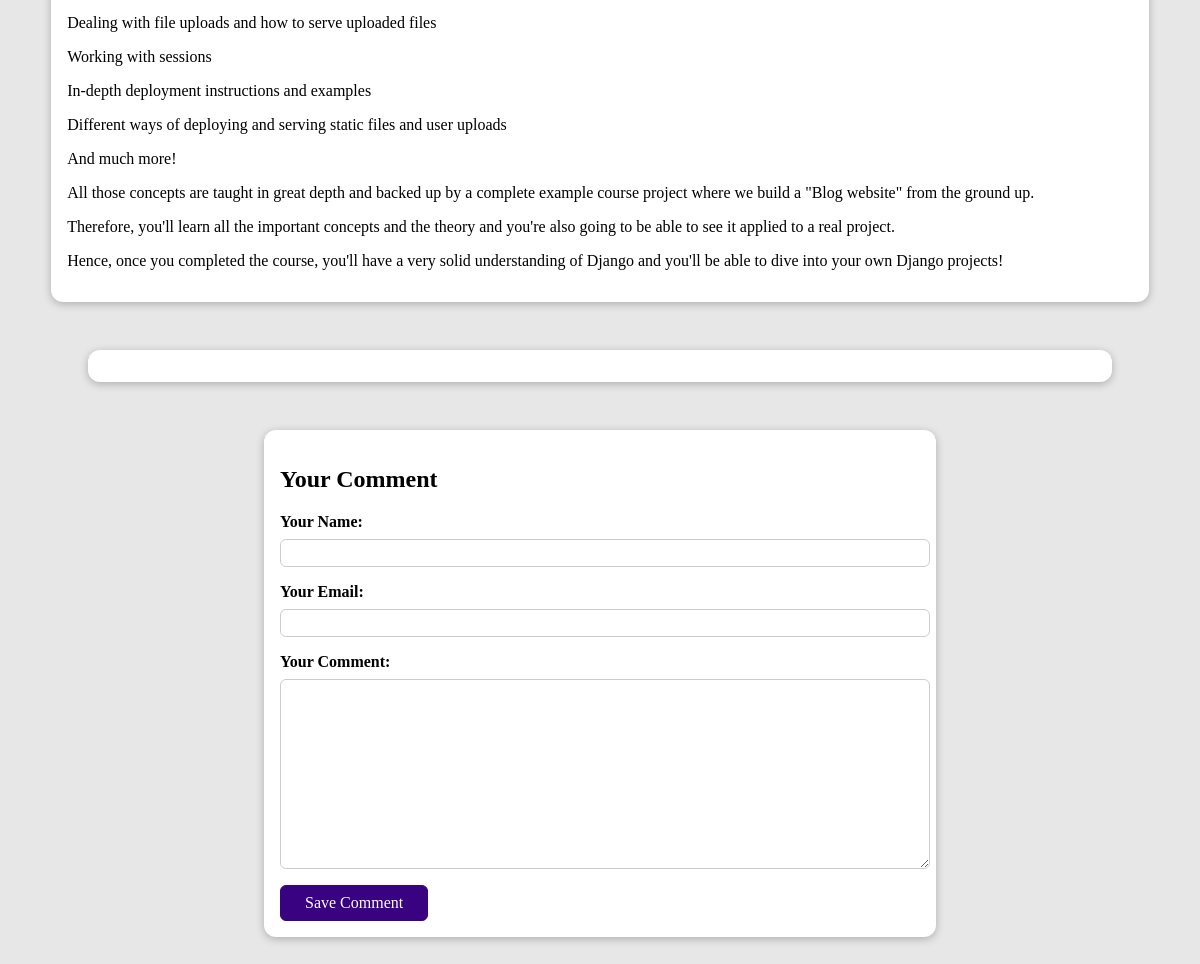
The page /post/python-django (lower part) on the database as committed earlier.
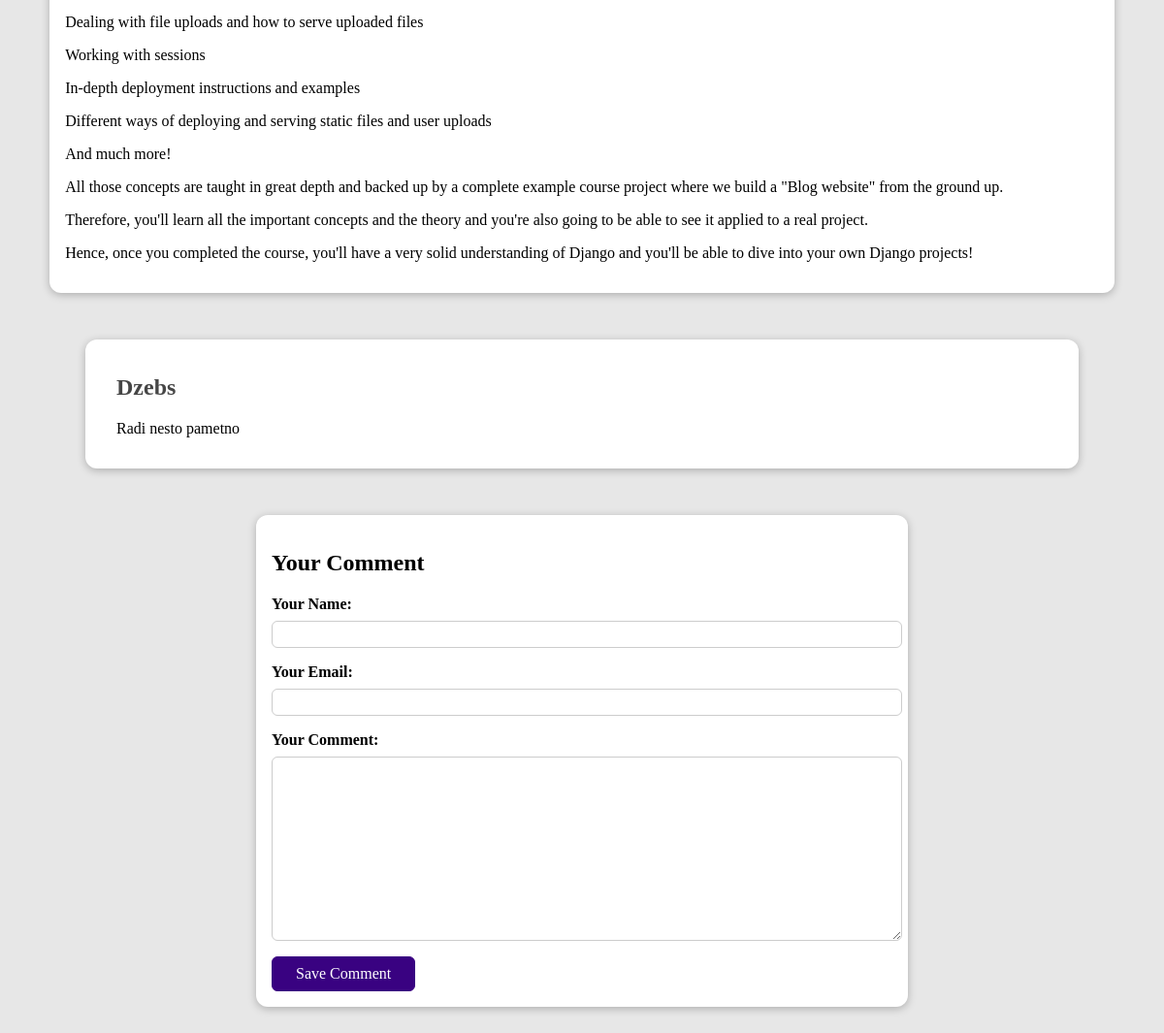
The same page on the database as committed later.
### website/models.py (models this page shows)
class Comment(models.Model):
    user_name = models.CharField(max_length=120)
    user_email = models.EmailField()
    text = models.TextField(max_length=300)
    post = models.ForeignKey(Post, on_delete=models.CASCADE,
     related_name="comments")

### website/views.py (the view, shortened to what this page needs)
# urls.py: path("post/<slug:slug>", views.SinglePostView.as_view(), name="post-detail-page"),
class SinglePostView(View):
    def is_stored_post(self, request, post_id):
        stored_posts = request.session.get("stored_posts")
        if stored_posts is not None:
            is_stored_for_later = post_id in stored_posts
        else:
            is_stored_for_later = False
        return is_stored_for_later
    def get(self, request, slug):
        post = Post.objects.get(slug=slug)
        context = {
            "post": post,
            "post_tags": post.tags.all(),
            "comment_form": CommentForm(),
            "comments": post.comments.all().order_by("-id"),
            "saved_for_later": self.is_stored_post(request, post.id)
        }
        return render(request, "blog/post-detail.html", context)

### website/forms.py
class CommentForm(forms.ModelForm):
    class Meta:
        model = Comment
        exclude = ["post"]
        labels = {
            "user_name": "Your Name",
            "user_email": "Your Email",
            "text": "Your Comment"
        }

### website/models.py (called while the page is built)
    def full_name(self):
        return f"{self.firstName} {self.lastName}"

    def __str__(self):
        return self.full_name()

### website/templates/blog/post-detail.html (shortened to what this page needs)
{% extends 'base.html' %}
{% load static %}
{% block css_files %}
    <link rel="stylesheet" href="{% static "blog/post-detail.css" %}">
{% endblock css_files %}
{% block content %}
    <main>
        {{ post.content|linebreaks }}
    </main>
    <section id="comments">
        <ul>
            {% for comment in comments %}
                <li>
                    <h2>{{ comment.user_name }}</h2>
                    <p>{{ comment.text|linebreaks }}</p>
                </li>
            {% endfor %}
        </ul>
    </section>
    <section id="comment-form">
        <h2>Your Comment</h2>
        <form action="{% url "post-detail-page" post.slug %}" method="POST">
            {% for form_field in comment_form %}
                <div class="form-control {% if form_field.errors %}invalid{% endif %}">
                    {{ form_field.label_tag }}
                    {{ form_field }}
                </div>
            {% endfor %}
            <button>Save Comment</button>
        </form>
    </section>
{% endblock content %}

Rows that differ between the two databases and show on the page:
added Comment: user_name "Dzebs", text "Radi nesto pametno"
